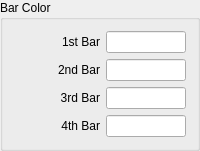
               <widget class="QGroupBox" name="groupBox_10">
                <property name="maximumSize">
                 <size>
                  <width>200</width>
                  <height>16777215</height>
                 </size>
                </property>
                <property name="title">
                 <string>Bar Color</string>
                </property>
                <layout class="QVBoxLayout" name="verticalLayout_48">
                 <item>
                  <layout class="QHBoxLayout" name="horizontalLayout_70">
                   <item>
                    <widget class="QLabel" name="label_65">
                     <property name="text">
                      <string>1st Bar</string>
                     </property>
                     <property name="alignment">
                      <set>Qt::AlignRight|Qt::AlignTrailing|Qt::AlignVCenter</set>
                     </property>
                    </widget>
                   </item>
                   <item>
                    <widget class="QLineEdit" name="barColor1">
                     <property name="maximumSize">
                      <size>
                       <width>80</width>
                       <height>16777215</height>
                      </size>
                     </property>
                    </widget>
                   </item>
                  </layout>
                 </item>
                 <item>
                  <layout class="QHBoxLayout" name="horizontalLayout_72">
                   <item>
                    <widget class="QLabel" name="label_67">
                     <property name="text">
                      <string>2nd Bar</string>
                     </property>
                     <property name="alignment">
                      <set>Qt::AlignRight|Qt::AlignTrailing|Qt::AlignVCenter</set>
                     </property>
                    </widget>
                   </item>
                   <item>
                    <widget class="QLineEdit" name="barColor2">
                     <property name="maximumSize">
                      <size>
                       <width>80</width>
                       <height>16777215</height>
                      </size>
                     </property>
                    </widget>
                   </item>
                  </layout>
                 </item>
                 <item>
                  <layout class="QHBoxLayout" name="horizontalLayout_69">
                   <item>
                    <widget class="QLabel" name="label_64">
                     <property name="text">
                      <string>3rd Bar</string>
                     </property>
                     <property name="alignment">
                      <set>Qt::AlignRight|Qt::AlignTrailing|Qt::AlignVCenter</set>
                     </property>
                    </widget>
                   </item>
                   <item>
                    <widget class="QLineEdit" name="barColor3">
                     <property name="maximumSize">
                      <size>
                       <width>80</width>
                       <height>16777215</height>
                      </size>
                     </property>
                    </widget>
                   </item>
                  </layout>
                 </item>
                 <item>
                  <layout class="QHBoxLayout" name="horizontalLayout_71">
                   <item>
                    <widget class="QLabel" name="label_66">
                     <property name="text">
                      <string>4th Bar</string>
                     </property>
                     <property name="alignment">
                      <set>Qt::AlignRight|Qt::AlignTrailing|Qt::AlignVCenter</set>
                     </property>
                    </widget>
                   </item>
                   <item>
                    <widget class="QLineEdit" name="barColor4">
                     <property name="maximumSize">
                      <size>
                       <width>80</width>
                       <height>16777215</height>
                      </size>
                     </property>
                    </widget>
                   </item>
                  </layout>
                 </item>
                </layout>
               </widget>
